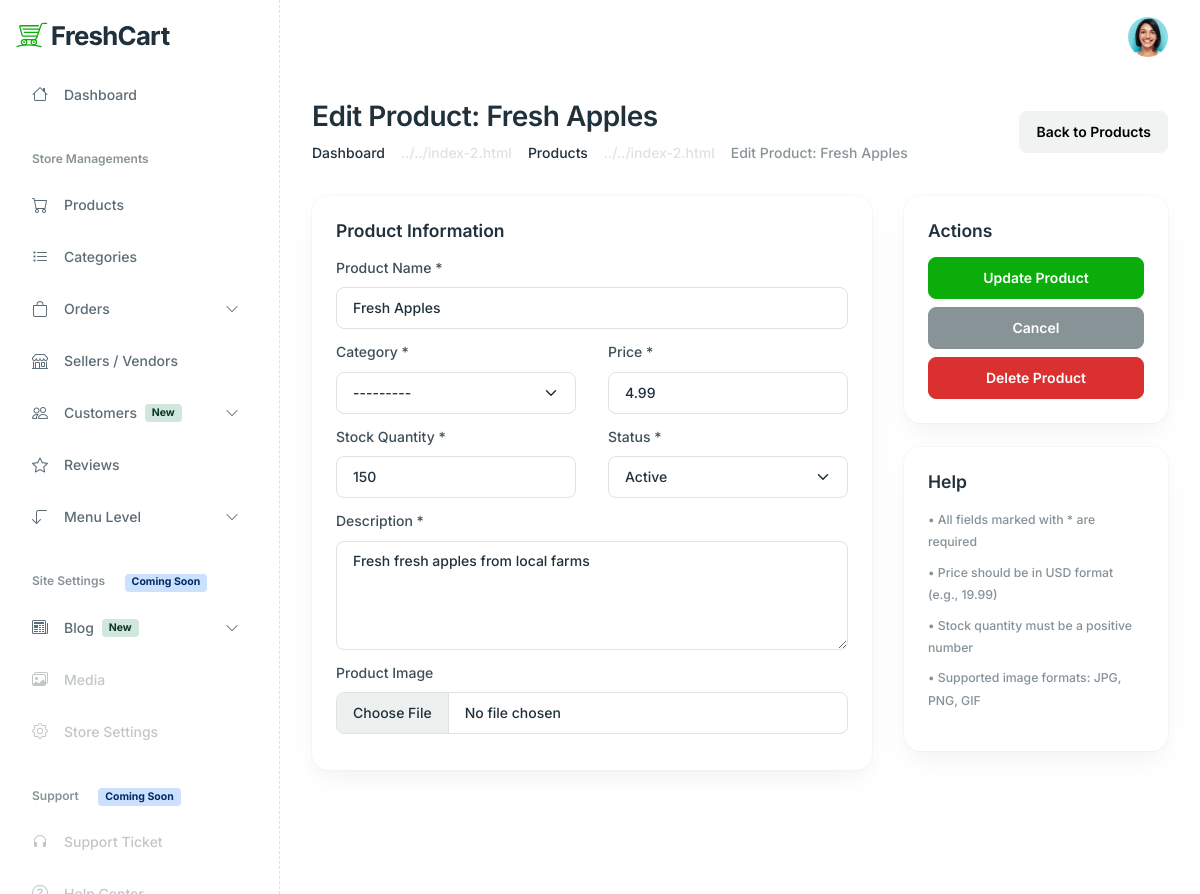
The page /dashboard/products/1/edit/ (signed in) on the database its author committed.
### admin_dashboard/models.py (models this page shows, shortened)
class Product(models.Model):
    STATUS_CHOICES = [
        ('active', 'Active'),
        ('draft', 'Draft'),
        ('deactive', 'Deactive'),
    ]
    CATEGORY_CHOICES = [
        ('Dairy, Bread & Eggs', 'Dairy, Bread & Eggs'),
        ('Snacks & Munchies', 'Snacks & Munchies'),
        ('Fruits & Vegetables', 'Fruits & Vegetables'),
        ('Bakery & Biscuits', 'Bakery & Biscuits'),
        ('Instant Food', 'Instant Food'),
        ('Tea, Coffee & Drinks', 'Tea, Coffee & Drinks'),
        ('Atta, Rice & Dal', 'Atta, Rice & Dal'),
        ('Masala, Oil & More', 'Masala, Oil & More'),
        ('Sweet Tooth', 'Sweet Tooth'),
        ('Frozen Veg', 'Frozen Veg'),
        ('Frozen Non-Veg', 'Frozen Non-Veg'),
    ]
    name = models.CharField(max_length=200)
    description = models.TextField()
    price = models.DecimalField(max_digits=10, decimal_places=2)
    category = models.CharField(max_length=100, choices=CATEGORY_CHOICES)
    stock_quantity = models.IntegerField(default=0)
    image = models.ImageField(upload_to='products/', blank=True, null=True)
    status = models.CharField(max_length=20, choices=STATUS_CHOICES, default='active')
    created_at = models.DateTimeField(auto_now_add=True)
    updated_at = models.DateTimeField(auto_now=True)
    is_active = models.BooleanField(default=True)
    class Meta:
        ordering = ['-created_at']

### admin_dashboard/views.py (the view)
# urls.py: path('products/<int:pk>/edit/', views.edit_product, name='edit_product'),
@login_required(login_url='/auth/login/')
def edit_product(request, pk):
    product = get_object_or_404(Product, pk=pk)
    if request.method == 'POST':
        form = ProductForm(request.POST, request.FILES, instance=product)
        if form.is_valid():
            product = form.save()
            messages.success(request, f'Product "{product.name}" updated successfully!')
            return redirect('products_list')
        else:
            messages.error(request, 'Please correct the errors below.')
    else:
        form = ProductForm(instance=product)
    context = {
        'form': form,
        'product': product,
        'title': f'Edit Product: {product.name}',
        'submit_text': 'Update Product'
    }
    return render(request, 'dashboard/add-product.html', context)

### templates/dashboard/add-product.html
{% include 'dashboard/product-form.html' %}

### templates/dashboard/product-form.html (shortened to what this page needs)
{% extends 'dashboard/base.html' %}
{% load static %}
{% block content %}
<main class="main-content-wrapper">
    <div class="container">
        <div class="row mb-8">
            <div class="col-md-12">
                <div class="d-md-flex justify-content-between align-items-center">
                    <div>
                        <h2>{{ title }}</h2>
                        <nav aria-label="breadcrumb">
                            <ol class="breadcrumb mb-0">
                                <li class="breadcrumb-item"><a href="{% url 'dashboard' %}" class="text-inherit">Dashboard</a></li>
                                <li class="breadcrumb-item"><a href="{% url 'products_list' %}" class="text-inherit">Products</a></li>
                                <li class="breadcrumb-item active" aria-current="page">{{ title }}</li>
                            </ol>
                        </nav>
                    </div>
                    <div>
                        <a href="{% url 'products_list' %}" class="btn btn-light">Back to Products</a>
                    </div>
                </div>
            </div>
        </div>
        <form method="post" enctype="multipart/form-data">
            <div class="row">
                <div class="col-lg-8 col-12">
                    <div class="card mb-6 card-lg">
                        <div class="card-body p-6">
                            <h4 class="mb-4 h5">Product Information</h4>
                            <div class="row">
                                <div class="mb-3 col-lg-12">
                                    <label class="form-label">Product Name *</label>
                                    {{ form.name }}
                                </div>
                                <div class="mb-3 col-lg-6">
                                    <label class="form-label">Category *</label>
                                    {{ form.category }}
                                </div>
                                <div class="mb-3 col-lg-6">
                                    <label class="form-label">Price *</label>
                                    {{ form.price }}
                                </div>
                                <div class="mb-3 col-lg-6">
                                    <label class="form-label">Stock Quantity *</label>
                                    {{ form.stock_quantity }}
                                </div>
                                <div class="mb-3 col-lg-6">
                                    <label class="form-label">Status *</label>
                                    {{ form.status }}
                                </div>
                                <div class="mb-3 col-lg-12">
                                    <label class="form-label">Description *</label>
                                    {{ form.description }}
                                </div>
                                <div class="mb-3 col-lg-12">
                                    <label class="form-label">Product Image</label>
                                    {{ form.image }}
                                </div>
                            </div>
                        </div>
                    </div>
                </div>
                <div class="col-lg-4 col-12">
                    <div class="card mb-6 card-lg">
                        <div class="card-body p-6">
                            <h4 class="mb-4 h5">Actions</h4>
                            <div class="d-grid gap-2">
                                <button type="submit" class="btn btn-primary">{{ submit_text }}</button>
                                <a href="{% url 'products_list' %}" class="btn btn-secondary">Cancel</a>
                                {% if product %}
                                    <a href="{% url 'delete_product' product.pk %}" class="btn btn-danger" onclick="return confirm('Are you sure you want to delete this product?')">Delete Product</a>
                                {% endif %}
                            </div>
                        </div>
                    </div>
                    <div class="card card-lg">
                        <div class="card-body p-6">
                            <h4 class="mb-4 h5">Help</h4>
                            <ul class="list-unstyled">
                                <li class="mb-2"><small class="text-muted">• All fields marked with * are required</small></li>
                                <li class="mb-2"><small class="text-muted">• Price should be in USD format (e.g., 19.99)</small></li>
                                <li class="mb-2"><small class="text-muted">• Stock quantity must be a positive number</small></li>
                                <li class="mb-2"><small class="text-muted">• Supported image formats: JPG, PNG, GIF</small></li>
                            </ul>
                        </div>
                    </div>
                </div>
            </div>
        </form>
    </div>
</main>
{% endblock %}

### rows shown on the page
Product: name "Fresh Apples", category "---------", price "4.99", stock_quantity "150", status "Active", description "Fresh fresh apples from local farms"

### other values the page prints
{{ title }} "Edit Product: Fresh Apples"
{{ submit_text }} "Update Product"
